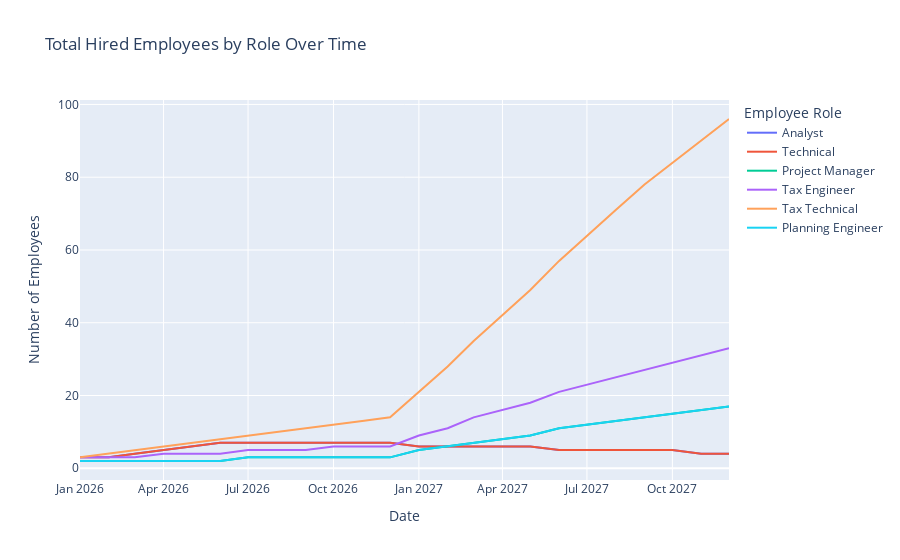

Write notebook code for a chart like this one.
### Code cell
# --- Plot 1: Total Hired Employees by Role ---

# Select the columns that represent the total hired staff for each role
hired_total_columns = [col for col in simulation_df.columns if 'Hired (Total)' in col]
roles_to_plot = [col.replace(' Hired (Total)', '') for col in hired_total_columns]

# Create the line plot
fig_employees = px.line(
    simulation_df,
    x='Date',
    y=hired_total_columns,
    title='Total Hired Employees by Role Over Time',
    labels={'value': 'Number of Employees', 'variable': 'Employee Role'}
)

# Update the legend to show clean role names
fig_employees.for_each_trace(lambda t: t.update(name = t.name.replace(" Hired (Total)", "")))


# Show the plot
fig_employees.show()
